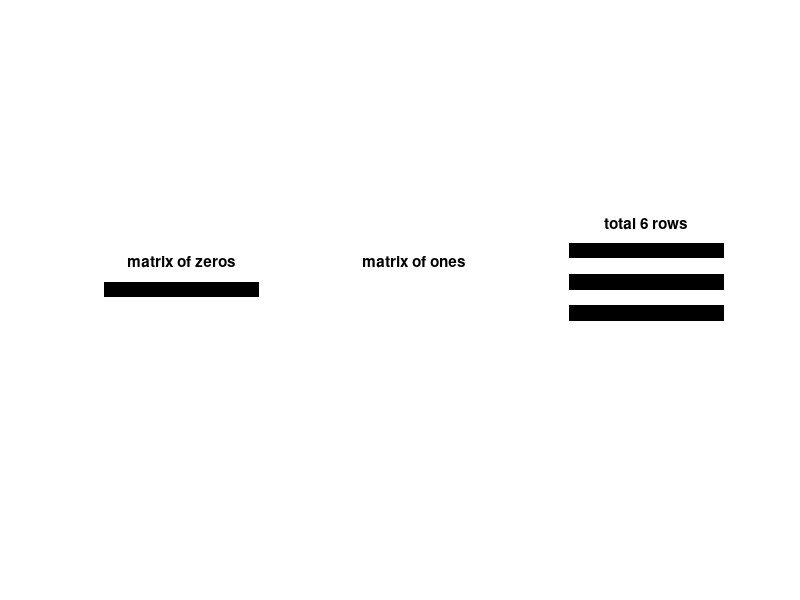

This chart was generated by the following MATLAB code:
clc;clear;close all
M=100
N=1000

subplot(1,3,1);
img_zeros=zeros(M,N)
imshow(img_zeros)
title('matrix of zeros');

subplot(1,3,2);
img_ones=ones(M,N)
imshow(img_ones)
title('matrix of ones');

subplot(1,3,3);
strips_pattern=[img_zeros;img_ones;img_zeros;img_ones;img_zeros;img_ones;]
imshow(strips_pattern);
title('total 6 rows')
